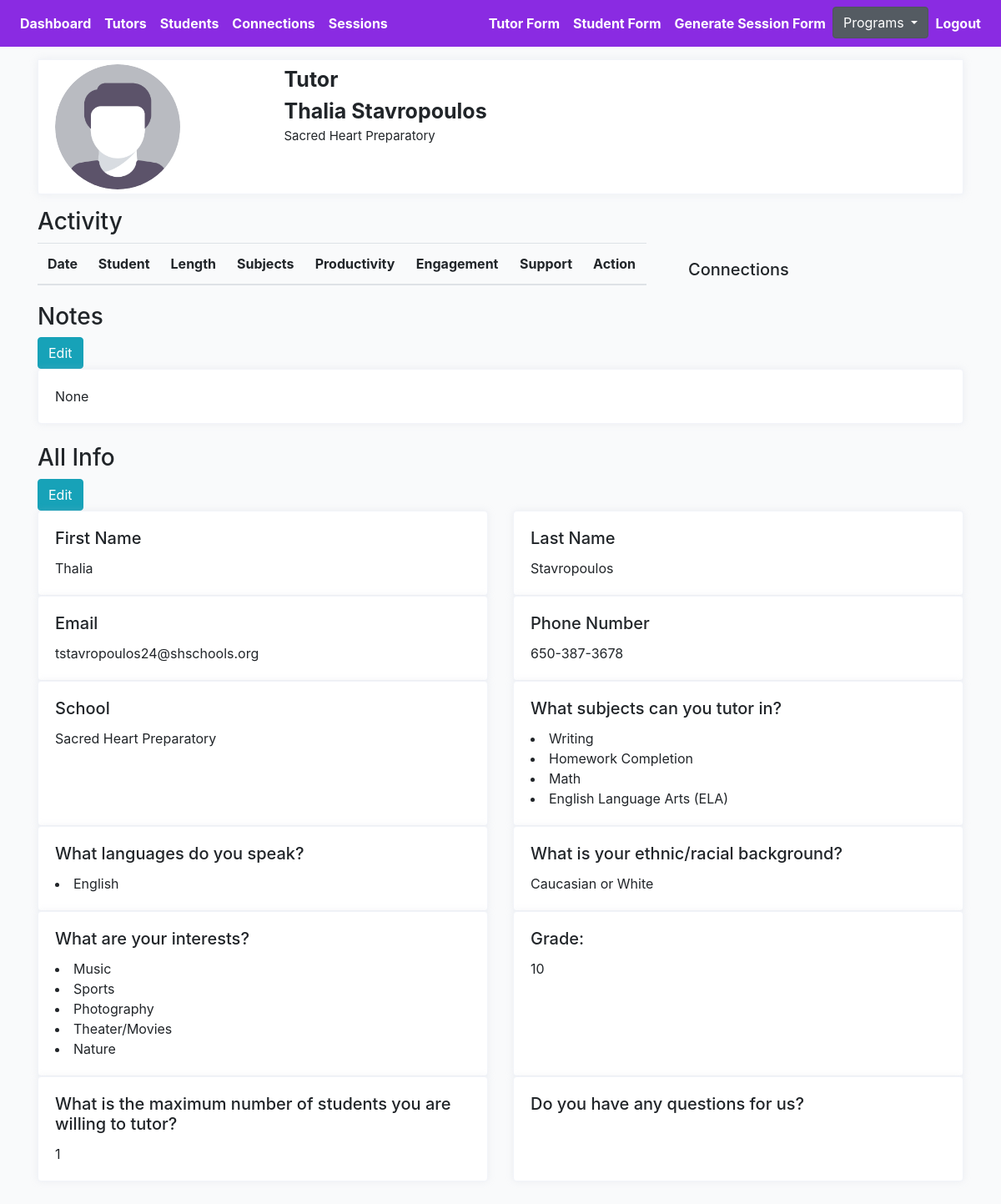
Screenshot of /middleschool/thalia-stavropoulos/profile-detail (signed in) with the database file from the repository.
### middleschool/models.py (models this page shows, shortened)
class Profile(models.Model):
    role = models.CharField(max_length=200, choices=ROLE_CHOICES_PROFILE, null=True)
    avatar = models.ImageField(default='avatar.png', upload_to='avatars/')
    first_name = models.CharField(max_length=200, blank=True)
    last_name = models.CharField(max_length=200, blank=True)
    email = models.EmailField(max_length=200, blank=True)
    student_grade = models.CharField(null=True, blank=True, max_length=200, choices=STUDENT_GRADE_CHOICES)
    grade = models.CharField(null=True, blank=True, max_length=200, choices=GRADE_CHOICES)
    academic_advisor = models.ForeignKey(Academicadvisor, null=True, blank=True, on_delete=models.CASCADE, related_name='academic_advisor')
    academic_advisor_email = models.EmailField(max_length=200, blank=True)
    subjects = models.ManyToManyField(Subject, blank=True, related_name='subjects')
    school = models.CharField(max_length=200, blank=True)
    friends = models.ManyToManyField("self", blank=True, related_name='testfriends')
    updated = models.DateTimeField(auto_now=True)
    created = models.DateTimeField(auto_now_add=True)
    slug = models.SlugField(unique=True, blank=True)
    flag = models.BooleanField(default=False)
    parent1_first_name = models.CharField(max_length=200, blank=True)
    parent1_last_name = models.CharField(max_length=200, blank=True)
    parent1_phone = models.CharField(max_length=200, blank=True)
    parent1_email = models.EmailField(max_length=200, blank=True)
    student_capacity = models.IntegerField(null=True, blank=True)
    phone = models.CharField(max_length=200, blank=True)
    question = models.TextField(null=True, blank=True, max_length=1000)
    languages = models.ManyToManyField(Language, blank=True, related_name='subjects')
    comfortable_share_phone = models.BooleanField(default=False)
    permission_share_grade = models.BooleanField(default=False)
    optional_school_loop_profile_link = models.TextField(null=True, blank=True, max_length=500)
    optional_school_loop_username = models.TextField(null=True, blank=True, max_length=500)
    optional_school_loop_password = models.TextField(null=True, blank=True, max_length=500)
    parent_languages = models.CharField(null=True, blank=True, max_length=200, choices=LANGUAGE_CHOICES)
    age = models.IntegerField(null=True, blank=True)
    ethnic = models.CharField(null=True, blank=True, max_length=200, choices=ETHNIC_CHOICES)
    note = models.TextField(null=True, blank=True, max_length=1000)
    interest = models.ManyToManyField(Interest, blank=True, related_name='interest')
    def get_subjects(self):
        return self.subjects.all()
    def get_languages(self):
        return self.languages.all()
    def get_tutor_connections(self):
        return self.tutor.filter()
    def get_interests(self):
        return self.interest.all()
    __initial_first_name = None
    __initial_last_name = None
    def __init__(self, *args, **kwargs):
        super().__init__(*args, **kwargs)
        self.__initial_first_name = self.first_name
        self.__initial_last_name = self.last_name

class Subject(models.Model):
    name = models.CharField(max_length=200, blank=True)
    def __str__(self):
        return self.name

class Language(models.Model):
    name = models.CharField(max_length=200, blank=True)
    def __str__(self):
        return self.name

class Interest(models.Model):
    name = models.CharField(max_length=200, blank=True)
    def __str__(self):
        return self.name

### middleschool/views.py (the view)
# urls.py: path('<slug>/profile-detail', ProfileDetailView.as_view(), name='profile-detail-view'),
@method_decorator(login_required, name='dispatch')
@method_decorator(allowed_users(allowed_roles=['middletutor', 'admin']), name='dispatch')
class ProfileDetailView(DetailView):
    model = Profile
    template_name = 'middleschool/profile-detail.html'
    def get_object(self):
        slug = self.kwargs.get('slug')
        profile = Profile.objects.get(slug=slug)
        return profile
    def get_context_data(self, **kwargs):
        context = super().get_context_data(**kwargs)
        slug = self.kwargs.get('slug')
        profile = Profile.objects.get(slug=slug)
        sessions = Session.objects.filter(submit_status=True).filter(Q(connection__tutor=profile) | Q(connection__student=profile))
        sessions_ = []
        for item in sessions:
            sessions_.append(item)
        context["sessions"] = sessions_
        return context

### templates/middleschool/profile-detail.html (shortened to what this page needs)
{% extends 'middleschoolbase.html' %}
{% load static %}
{% block stylesheet %}{% static '/css/profile.css' %}{% endblock %}
{% block content %}
<div class="profile-page tx-13">
    <div class="row">
        <div class="col-12 grid-margin">
            <div class="profile-header">
                <div class="header-links">
                    <div class="container header">
                        <div class="row">
                            <div class="col-3 name-btn">
                                <img class="profile-pic" src="{{profile.avatar.url}}" alt="profile">
                            </div>
                            <div class="col-3">
                                <div style="font-size:25px; font-weight:bold" class="profile-name">
                                    {{profile.role|title }}</div>
                                <div style="font-size:25px; font-weight:bold" class="profile-name">
                                    {{profile.first_name}}
                                    {{profile.last_name}}</div>
                                <div style="font-size:15px" class="profile-name">
                                    {{profile.school}}</div>
                            </div>
                            <div class="col-6">
                            </div>
                        </div>
                    </div>
                </div>
            </div>
        </div>
    </div>
</div>
<h3>Activity</h3>
<div class="row">
    <div class="col-8 table-responsive-lg">
        <table class="table">
            <thead>
                <tr>
                    <th scope="col">Date</th>
                    <th scope="col">{% if profile.role == 'student' %}Tutor{% else %}Student{% endif %}</th>
                    <th scope="col">Length</th>
                    <th scope="col">Subjects</th>
                    <th scope="col">Productivity</th>
                    <th scope="col">Engagement</th>
                    <th scope="col">Support</th>
                    <th scope="col">Action</th>
                </tr>
            </thead>
        </table>
    </div>
    <div class="col-4">
        <div class="card-body">
            <h5>Connections</h5>
        </div>
    </div>
</div>
<h3>Notes</h3>
<a href="{% url 'middleschool:profile-note-update-profile' profile.slug %}"><button type="submit"
        class="btn btn-info">Edit</button></a>
<div class="row">
    <div class="col-sm-12">
        <div class="card h-100">
            <div class="card-body">
                <p class="card-text">{{profile.note}}</p>
            </div>
        </div>
    </div>
</div>
<h3>All Info</h3>
{% if profile.role == 'tutor' %}
<a href="{% url 'middleschool:tutor-update-profile' profile.slug %}"><button type="submit"
        class="btn btn-info">Edit</button></a>
<div class="row">
    <div class="col-sm-6">
        <div class="card h-100">
            <div class="card-body">
                <h5 class="card-title">First Name</h5>
                <p class="card-text">{{profile.first_name}}</p>
            </div>
        </div>
    </div>
    <div class="col-sm-6">
        <div class="card h-100">
            <div class="card-body">
                <h5 class="card-title">Last Name</h5>
                <p class="card-text">{{profile.last_name}}</p>
            </div>
        </div>
    </div>
</div>
<div class="row">
    <div class="col-sm-6">
        <div class="card h-100">
            <div class="card-body">
                <h5 class="card-title">Email</h5>
                <p class="card-text">{{profile.email}}</p>
            </div>
        </div>
    </div>
    <div class="col-sm-6">
        <div class="card h-100">
            <div class="card-body">
                <h5 class="card-title">Phone Number</h5>
                <p class="card-text">{{profile.phone}}</p>
            </div>
        </div>
    </div>
</div>
<div class="row">
    <div class="col-sm-6">
        <div class="card h-100">
            <div class="card-body">
                <h5 class="card-title">School</h5>
                <p class="card-text">{{profile.school}}</p>
            </div>
        </div>
    </div>
    <div class="col-sm-6">
        <div class="card h-100">
            <div class="card-body">
                <h5 class="card-title">What subjects can you tutor in? </h5>
                {% for subject in profile.get_subjects %}
                <li>{{subject}}</li>
                {% endfor %}
            </div>
        </div>
    </div>
</div>
<div class="row">
    <div class="col-sm-6">
        <div class="card h-100">
            <div class="card-body">
                <h5 class="card-title">What languages do you speak? </h5>
                {% for language in profile.get_languages %}
                <li>{{language}}</li>
                {% endfor %}
            </div>
        </div>
    </div>
    <div class="col-sm-6">
        <div class="card h-100">
            <div class="card-body">
                <h5 class="card-title">What is your ethnic/racial background?</h5>
                <p class="card-text">{{profile.ethnic}}</p>
            </div>
        </div>
    </div>
</div>
<div class="row">
    <div class="col-sm-6">
        <div class="card h-100">
            <div class="card-body">
                <h5 class="card-title">What are your interests?</h5>
                {% for interest in profile.get_interests %}
                <li>{{interest}}</li>
                {% endfor %}
            </div>
        </div>
    </div>
    <div class="col-sm-6">
        <div class="card h-100">
            <div class="card-body">
                <h5 class="card-title">Grade:</h5>
                <p class="card-text">{{profile.grade}}</p>
            </div>
        </div>
    </div>
</div>
<div class="row">
    <div class="col-sm-6">
        <div class="card h-100">
            <div class="card-body">
                <h5 class="card-title">What is the maximum number of students you are willing to tutor?</h5>
                <p class="card-text">{{profile.student_capacity}}</p>
            </div>
        </div>
    </div>
    <div class="col-sm-6">
        <div class="card h-100">
            <div class="card-body">
                <h5 class="card-title">Do you have any questions for us? </h5>
            </div>
        </div>
    </div>
</div>
{% endif %}
{% endblock content %}

### core/static/css/base.css (style rules this page uses)
.container { width: 100%; padding-right: 15px; padding-left: 15px; margin-right: auto; margin-left: auto; margin-top: 55px; }
body { background:#FAFAFA; }

### core/static/css/profile.css (style rules this page uses)
body { background-color: #f9fafb; margin-top:0px; }
.profile-page .profile-header { box-shadow: 0 0 10px 0 rgba(183, 192, 206, 0.2); border: 1px solid #f2f4f9; }
.profile-page .profile-header .header-links { padding: 5px; display: -webkit-flex; display: flex; -webkit-justify-content: center; justify-content: center; background: #fff; border-radius: 0 0 .25rem .25rem; }
img { vertical-align: middle; border-style: none; }
.grid-margin { margin-bottom: 1rem; }
.card { box-shadow: 0 0 10px 0 rgba(183, 192, 206, 0.2); -webkit-box-shadow: 0 0 10px 0 rgba(183, 192, 206, 0.2); -moz-box-shadow: 0 0 10px 0 rgba(183, 192, 206, 0.2); -ms-box-shadow: 0 0 10px 0 rgba(183, 192, 206, 0.2); }
.card { position: relative; display: flex; flex-direction: column; min-width: 0; word-wrap: break-word; background-color: #fff; background-clip: border-box; border: 1px solid #f2f4f9; border-radius: 0.25rem; }
.name-btn { margin-right: auto; }
.profile-pic { border-radius: 50%; height: auto; width: 150px; }
.container .header { margin-top: 0px; }

### rows the page displays
Profile: avatar (placeholder picture), role "Tutor", first_name "Thalia", last_name "Stavropoulos", school "Sacred Heart Preparatory", note "None", email "tstavropoulos24@shschools.org", phone "650-387-3678", ethnic "Caucasian or White", grade "10", student_capacity "1"
Subject: name "Writing"
Subject: name "Homework Completion"
Subject: name "Math"
Subject: name "English Language Arts (ELA)"
Language: name "English"
Interest: name "Music"
Interest: name "Sports"
Interest: name "Photography"
Interest: name "Theater/Movies"
Interest: name "Nature"
